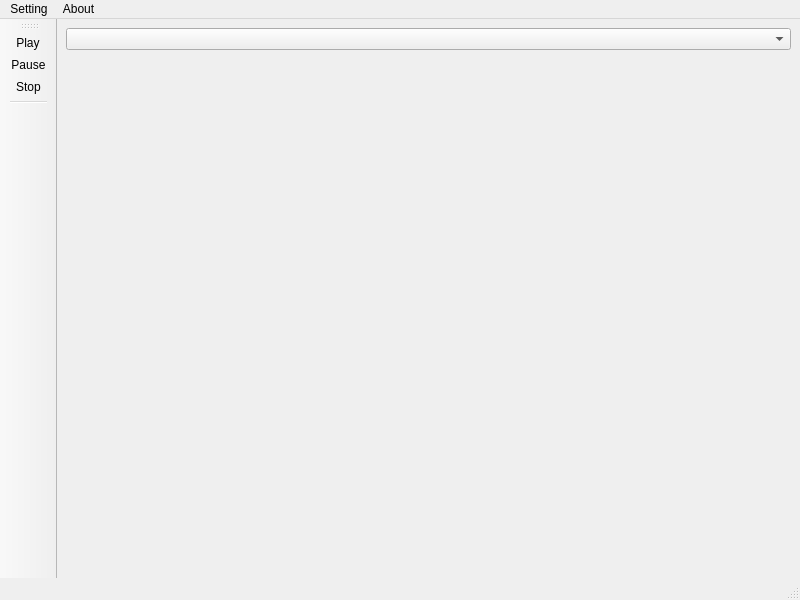
<?xml version="1.0" encoding="UTF-8"?>
<ui version="4.0">
 <class>MainWindow</class>
 <widget class="QMainWindow" name="MainWindow">
  <property name="geometry">
   <rect>
    <x>0</x>
    <y>0</y>
    <width>800</width>
    <height>600</height>
   </rect>
  </property>
  <property name="windowTitle">
   <string>MainWindow</string>
  </property>
  <widget class="QWidget" name="centralwidget">
   <layout class="QGridLayout" name="gridLayout">
    <item row="0" column="0">
     <widget class="QComboBox" name="comboBox"/>
    </item>
    <item row="1" column="0">
     <widget class="QLabel" name="label">
      <property name="text">
       <string/>
      </property>
     </widget>
    </item>
   </layout>
  </widget>
  <widget class="QStatusBar" name="statusbar"/>
  <widget class="QToolBar" name="toolBar">
   <property name="windowTitle">
    <string>toolBar</string>
   </property>
   <property name="allowedAreas">
    <set>Qt::LeftToolBarArea</set>
   </property>
   <property name="orientation">
    <enum>Qt::Vertical</enum>
   </property>
   <attribute name="toolBarArea">
    <enum>LeftToolBarArea</enum>
   </attribute>
   <attribute name="toolBarBreak">
    <bool>false</bool>
   </attribute>
   <addaction name="actionPlay"/>
   <addaction name="actionPause"/>
   <addaction name="actionStop"/>
   <addaction name="separator"/>
  </widget>
  <widget class="QMenuBar" name="menuBar">
   <property name="geometry">
    <rect>
     <x>0</x>
     <y>0</y>
     <width>800</width>
     <height>24</height>
    </rect>
   </property>
   <widget class="QMenu" name="menuSetting">
    <property name="title">
     <string>Setting</string>
    </property>
    <addaction name="actionSource"/>
    <addaction name="actionModel"/>
   </widget>
   <widget class="QMenu" name="menuAbout">
    <property name="title">
     <string>About</string>
    </property>
   </widget>
   <addaction name="menuSetting"/>
   <addaction name="menuAbout"/>
  </widget>
  <action name="actionChange_model">
   <property name="text">
    <string>Model</string>
   </property>
  </action>
  <action name="actionInput_method">
   <property name="text">
    <string>Input method</string>
   </property>
  </action>
  <action name="actionSource">
   <property name="text">
    <string>Source</string>
   </property>
  </action>
  <action name="actionModel">
   <property name="text">
    <string>Model</string>
   </property>
  </action>
  <action name="actionPlay">
   <property name="text">
    <string>Play</string>
   </property>
  </action>
  <action name="actionPause">
   <property name="text">
    <string>Pause</string>
   </property>
  </action>
  <action name="actionStop">
   <property name="text">
    <string>Stop</string>
   </property>
  </action>
 </widget>
 <resources/>
 <connections/>
</ui>
